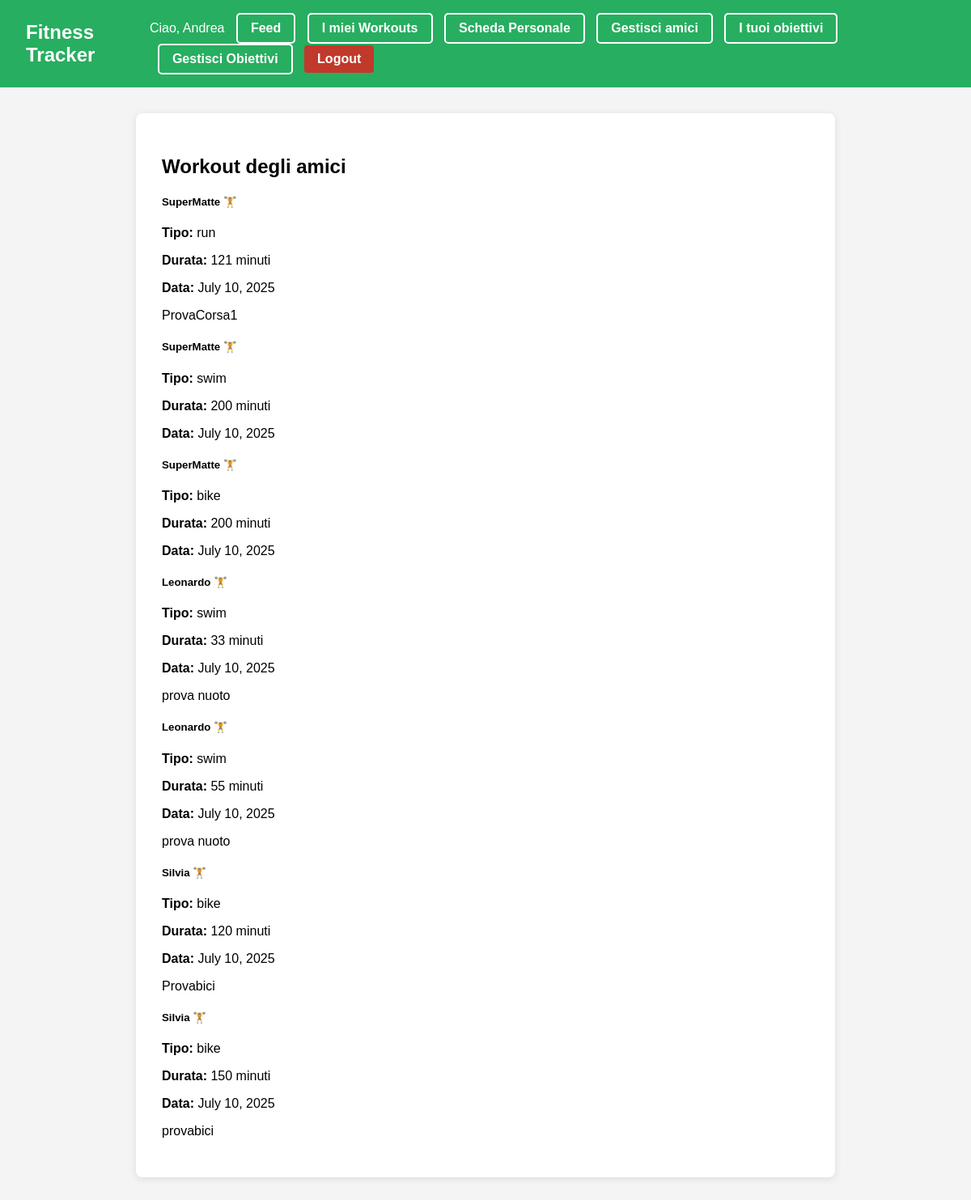
Page /feed/ (signed in) on the committed database.
### users/models.py (models this page shows, shortened)
class CustomUser(AbstractUser):
    is_coach = models.BooleanField(default=False)
    friends = models.ManyToManyField('self', symmetrical=False, blank=True)
    first_name = models.CharField(max_length=30, blank=True)
    last_name = models.CharField(max_length=30, blank=True)
    age = models.PositiveIntegerField(null=True, blank=True)
    height_cm = models.FloatField(null=True, blank=True)
    weight_kg = models.FloatField(null=True, blank=True)

### workouts/models.py (models this page shows, shortened)
class Workout(models.Model):
    WORKOUT_CHOICES = [
        ('run', 'Corsa'),
        ('swim', 'Nuoto'),
        ('bike', 'Bicicletta'),
    ]
    user = models.ForeignKey(CustomUser, on_delete=models.CASCADE)
    date = models.DateField(auto_now_add=True)
    type = models.CharField(max_length=10, choices=WORKOUT_CHOICES)
    duration_minutes = models.PositiveIntegerField()
    notes = models.TextField(blank=True)

### workouts/views.py (the view)
# urls.py: path('feed/', feed_view, name='feed'),
@login_required
def feed_view(request):
    friends = request.user.friends.all()
    workouts = Workout.objects.filter(user__in=friends).order_by('-date')
    return render(request, 'workouts/feed.html', {'workouts': workouts})

### workouts/templates/workouts/feed.html
{% extends "base.html" %}
{% block content %}
<h2>Workout degli amici</h2>
{% if workouts %}
  {% for workout in workouts %}
    <div class="card mb-3">
      <div class="card-body">
        <h5 class="card-title">{{ workout.user.username }} 🏋️</h5>
        <p class="card-text"><strong>Tipo:</strong> {{ workout.type }}</p>
        <p class="card-text"><strong>Durata:</strong> {{ workout.duration_minutes }} minuti</p>
        <p class="card-text"><strong>Data:</strong> {{ workout.date }}</p>
        {% if workout.notes %}
          <p class="card-text text-muted">{{ workout.notes }}</p>
        {% endif %}
      </div>
    </div>
  {% endfor %}
{% else %}
  <p>Nessun workout trovato. Aggiungi amici o aspetta che pubblichino!</p>
{% endif %}
{% endblock %}

### templates/base.html (shortened to what this page needs)
{% load static %}
<!DOCTYPE html>
<html lang="it">
<head>
  <link rel="stylesheet" href="{% static 'css/style.css' %}">
</head>
<body>
<nav class="navbar">
  <div class="navbar-container">
    <a class="navbar-brand" href="/">Fitness Tracker</a>
    <div class="navbar-buttons">
      {% if user.is_authenticated %}
        <span>Ciao, {{ user.username }}</span>
        <a href="{% url 'feed' %}" class="btn outline">Feed</a>
        <a href="{% url 'my_workouts' %}" class="btn outline">I miei Workouts</a>
        <a href="{% url 'personal_sheet' %}" class="btn outline">Scheda Personale</a>
        <a href="{% url 'search_users' %}" class="btn outline">Gestisci amici</a>
        <a href="{% url 'my_goals' %}" class="btn outline">I tuoi obiettivi</a>
        {% if user.is_coach %}
          <a href="{% url 'manage_goals' %}" class="btn outline">Gestisci Obiettivi</a>
        {% endif %}
        <a href="{% url 'logout' %}" class="btn danger">Logout</a>
      {% else %}
        <a href="{% url 'login' %}" class="btn outline">Login</a>
        <a href="{% url 'signup' %}" class="btn primary">Signup</a>
      {% endif %}
    </div>
  </div>
</nav>
  <div class="container">
    {% block content %}{% endblock %}
  </div>
</body>
</html>

### static/css/style.css (style rules this page uses)
body { font-family: Arial, sans-serif; background-color: #f4f4f4; margin: 0; padding: 0; }
.navbar { background-color: #27ae60; padding: 1rem 2rem; color: white; }
.navbar-container { display: flex; justify-content: space-between; align-items: center; }
.navbar-brand { font-size: 1.5rem; font-weight: bold; color: white; text-decoration: none; }
.navbar-buttons a { margin-left: 10px; }
.btn { display: inline-block; text-align: center; cursor: pointer; text-decoration: none; font-weight: bold; border-radius: 5px; padding: 0.5rem 1rem; transition: background-color 0.2s ease; border: none; }
.btn.outline { background-color: transparent; color: white; border: 2px solid white; padding: 0.5rem 1rem; border-radius: 5px; font-weight: bold; text-decoration: none; display: inline-block; transition: background-color 0.2s ease; }
.btn.danger { background-color: #c0392b; color: white; }
.container { max-width: 800px; margin: 2rem auto; background: white; padding: 2rem; border-radius: 8px; box-shadow: 0 2px 10px rgba(0, 0, 0, 0.1); }
h2 { margin-bottom: 1rem; }
.btn { padding: 0.5rem 1rem; border: none; border-radius: 4px; font-weight: bold; cursor: pointer; }

### rows in the picture
CustomUser: username "Andrea"
Workout: user.username "SuperMatte", type "run", duration_minutes "121", date "July 10, 2025", notes "ProvaCorsa1"
Workout: user.username "SuperMatte", type "swim", duration_minutes "200", date "July 10, 2025"
Workout: user.username "SuperMatte", type "bike", duration_minutes "200", date "July 10, 2025"
Workout: user.username "Leonardo", type "swim", duration_minutes "33", date "July 10, 2025", notes "prova nuoto"
Workout: user.username "Leonardo", type "swim", duration_minutes "55", date "July 10, 2025", notes "prova nuoto"
Workout: user.username "Silvia", type "bike", duration_minutes "120", date "July 10, 2025", notes "Provabici"
Workout: user.username "Silvia", type "bike", duration_minutes "150", date "July 10, 2025", notes "provabici"
